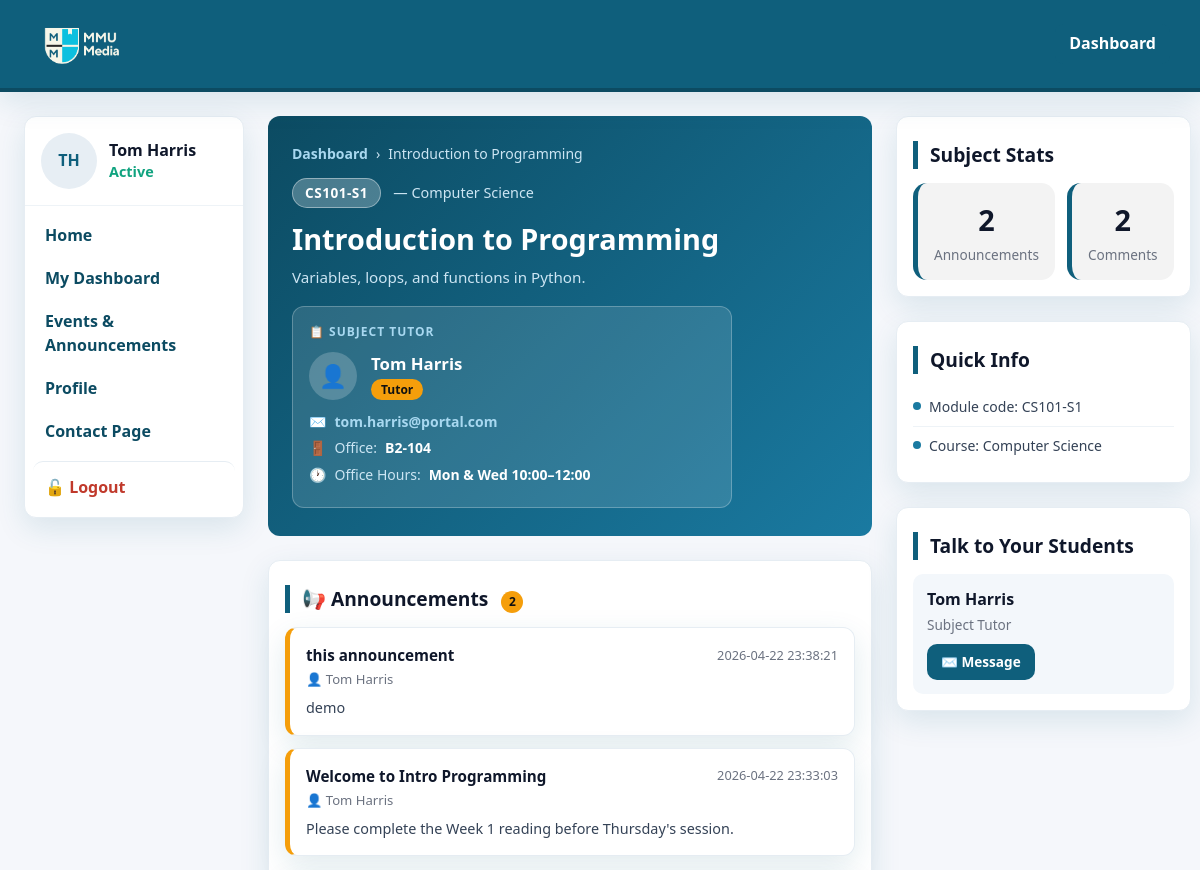
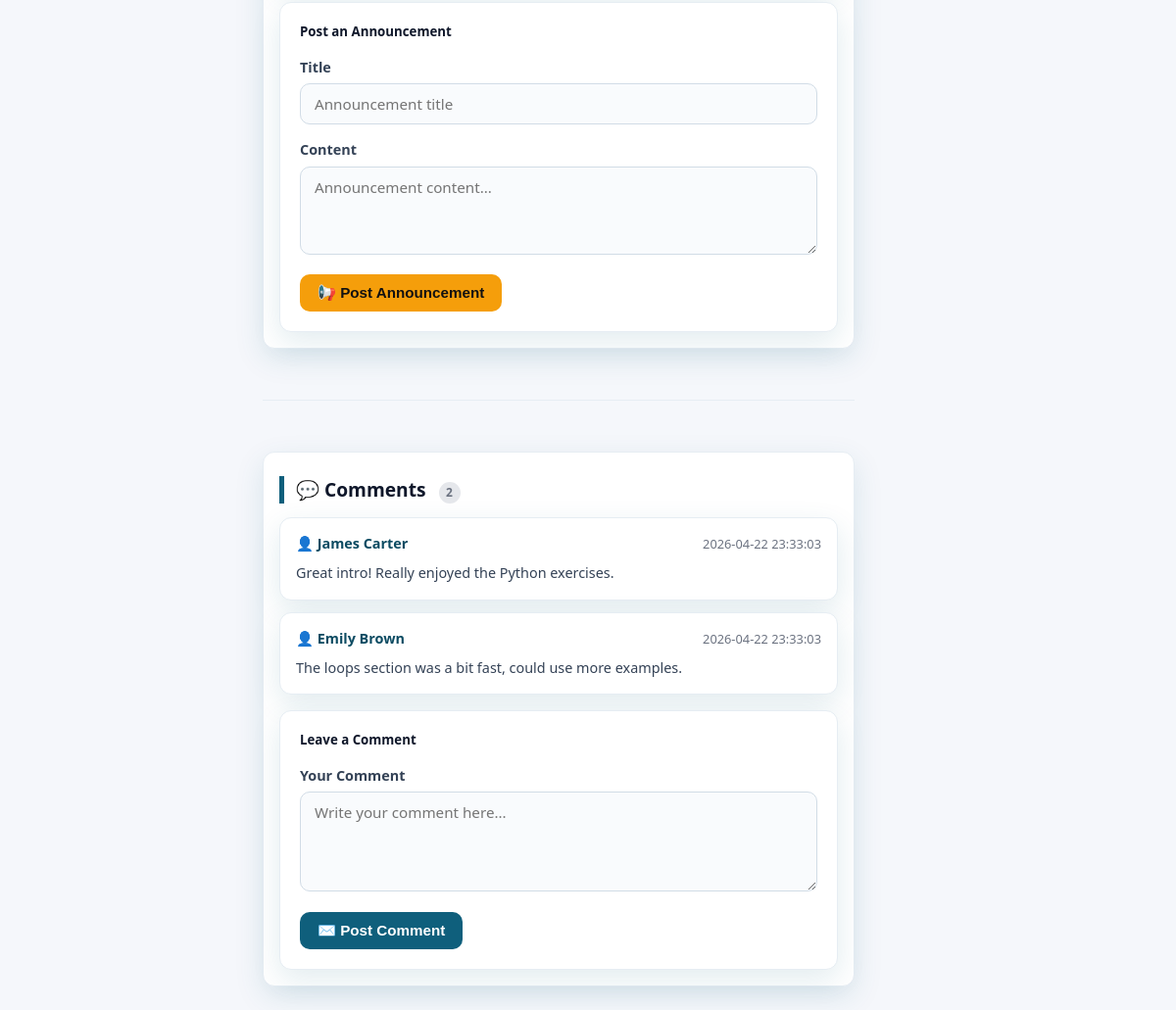
Screenshot of /subject/1 (signed in) with the database file from the repository (2 pictures, top to bottom).
### tables this page shows
CREATE TABLE users (
            id             INTEGER PRIMARY KEY AUTOINCREMENT,
            first_name     TEXT    NOT NULL,
            last_name      TEXT    NOT NULL,
            email          TEXT    UNIQUE NOT NULL,
            password       TEXT    NOT NULL,
            role           TEXT    NOT NULL DEFAULT 'student'
                           CHECK(role IN ('student', 'tutor', 'admin')),
            office_number  TEXT,
            office_hours   TEXT
        );

CREATE TABLE subjects (
            id          INTEGER PRIMARY KEY AUTOINCREMENT,
            name        TEXT    NOT NULL,
            code        TEXT    UNIQUE NOT NULL,
            description TEXT,
            course_id   INTEGER REFERENCES courses(id),
            tutor_id    INTEGER REFERENCES users(id)
        );

CREATE TABLE courses (
            id          INTEGER PRIMARY KEY AUTOINCREMENT,
            name        TEXT    NOT NULL,
            code        TEXT    UNIQUE NOT NULL,
            description TEXT,
            tutor_id    INTEGER REFERENCES users(id)
        );

CREATE TABLE announcements (
            id         INTEGER PRIMARY KEY AUTOINCREMENT,
            subject_id INTEGER NOT NULL REFERENCES subjects(id),
            user_id    INTEGER NOT NULL REFERENCES users(id),
            title      TEXT    NOT NULL,
            content    TEXT    NOT NULL,
            posted_at  TEXT    DEFAULT CURRENT_TIMESTAMP
        );

CREATE TABLE comments (
            id         INTEGER PRIMARY KEY AUTOINCREMENT,
            user_id    INTEGER REFERENCES users(id),
            subject_id INTEGER REFERENCES subjects(id),
            content    TEXT    NOT NULL,
            posted_at  TEXT    DEFAULT CURRENT_TIMESTAMP
        );

### app.py (the view)
@app.route("/subject/<int:subject_id>")
def subject(subject_id):
    if "user_id" not in session:
        return redirect("/login")
    conn = get_db()
    cursor = conn.cursor()
    cursor.execute("""
        SELECT s.id, s.name, s.code, s.description, c.name,
               u.first_name, u.last_name, u.email, u.office_number, u.office_hours
        FROM subjects s
        JOIN courses c ON s.course_id = c.id
        LEFT JOIN users u ON s.tutor_id = u.id
        WHERE s.id = ?
    """, (subject_id,))
    row = cursor.fetchone()
    if not row:
        conn.close()
        return "Subject not found", 404
    subject_data = {
        "id": row[0], "name": row[1], "code": row[2],
        "description": row[3], "course_name": row[4],
        "tutor_name":          f"{row[5]} {row[6]}" if row[5] else "Not assigned",
        "tutor_email":         row[7] or "",
        "tutor_office_number": row[8] or "—",
        "tutor_office_hours":  row[9] or "—",
    }
    cursor.execute("""
        SELECT cm.id, u.first_name, u.last_name, cm.content, cm.posted_at
        FROM comments cm
        JOIN users u ON cm.user_id = u.id
        WHERE cm.subject_id = ?
        ORDER BY cm.posted_at
    """, (subject_id,))
    comments = [
        {"id": r[0], "author": f"{r[1]} {r[2]}", "content": r[3], "posted_at": r[4]}
        for r in cursor.fetchall()
    ]
    cursor.execute("""
        SELECT a.id, u.first_name, u.last_name, a.title, a.content, a.posted_at
        FROM announcements a
        JOIN users u ON a.user_id = u.id
        WHERE a.subject_id = ?
        ORDER BY a.posted_at DESC
    """, (subject_id,))
    announcements = [
        {"id": r[0], "author": f"{r[1]} {r[2]}", "title": r[3], "content": r[4], "posted_at": r[5]}
        for r in cursor.fetchall()
    ]
    conn.close()
    return render_template("subject.html", subject=subject_data, comments=comments, announcements=announcements)

### app.py (called while the page is built)
def get_db():
    conn = sqlite3.connect(DB_PATH, timeout=30, check_same_thread=False)
    conn.execute("PRAGMA journal_mode=WAL")
    conn.execute("PRAGMA busy_timeout=30000")
    return conn

### templates/subject.html (shortened to what this page needs)
<!DOCTYPE html>
<html lang="en">
<head>
  <link rel="stylesheet" href="{{ url_for('static', filename='css/style.css') }}">
  <link rel="stylesheet" href="https://cdn.jsdelivr.net/npm/bootstrap-icons@1.11.3/font/bootstrap-icons.min.css">
</head>
<body>
  <header class="topbar">
    <div class="brand">
      <img src="{{ url_for('static', filename='assets/MMUMediaLogo.png') }}" alt="MMU Media Logo" height="44">
    </div>
    <nav class="nav-buttons">
      <a href="{{ url_for('dashboard') }}">Dashboard</a>
    </nav>
  </header>
  <div class="app">
    <aside class="sidebar" id="sidebar">
      <div class="profile">
        <div class="avatar">{{ session.user_name[0] | upper }}{{ session.user_last_name[0] | upper }}</div>
        <div class="identity">
          <div class="name">{{ session.user_name }} {{ session.user_last_name }}</div>
          <div class="status">Active</div>
        </div>
      </div>
      <nav class="nav">
        <a href="{{ url_for('index') }}">Home</a>
        <a href="{{ url_for('dashboard') }}">My Dashboard</a>
        <a href="{{ url_for('firstPage') }}">Events &amp; Announcements</a>
        <a href="{{ url_for('profile') }}">Profile</a>
        <a href="{{ url_for('contact') }}">Contact Page</a>
        <a href="{{ url_for('logout') }}" class="nav-logout">🔓 Logout</a>
      </nav>
    </aside>
    <main class="main">
      <div class="subject-header">
        <ol class="breadcrumb">
          <li><a href="{{ url_for('dashboard') }}">Dashboard</a></li>
          <li>{{ subject.name }}</li>
        </ol>
        <div>
          <span class="subject-badge">{{ subject.code }}</span>
          <span style="color:#cce5f3; font-size:0.9rem; margin-left:8px;">— {{ subject.course_name }}</span>
        </div>
        <h1>{{ subject.name }}</h1>
        <p>{{ subject.description }}</p>
        <div class="tutor-card">
          <div class="tutor-label">📋 Subject Tutor</div>
          <div class="tutor-identity">
            <div class="tutor-icon">👤</div>
            <div>
              <div class="tutor-name">{{ subject.tutor_name }}</div>
              <span class="tutor-role-badge">Tutor</span>
            </div>
          </div>
          <ul class="tutor-details">
            {% if subject.tutor_email %}
            <li><icon class="icon">✉️</icon> <a href="mailto:{{ subject.tutor_email }}">{{ subject.tutor_email }}</a></li>
            {% endif %}
            <li><icon class="icon">🚪</icon> Office: <strong style="color:white;">{{ subject.tutor_office_number }}</strong></li>
            <li><icon class="icon">🕐</icon> Office Hours: <strong style="color:white;">{{ subject.tutor_office_hours }}</strong></li>
          </ul>
        </div>
      </div>
      <div class="panel">
        <h2 class="section-title">
          📢 Announcements
          <span class="badge-count badge-warning" style="margin-left:8px;">{{ announcements | length }}</span>
        </h2>
        {% for ann in announcements %}
        <div class="ann-card">
          <div class="ann-card-head">
            <h4>{{ ann.title }}</h4>
            <small>{{ ann.posted_at }}</small>
          </div>
          <div class="ann-author">👤 {{ ann.author }}</div>
          <div class="ann-content">{{ ann.content }}</div>
        </div>
        {% else %}
        <p class="empty-state">No announcements yet.</p>
        {% endfor %}
        {% if session.user_role in ('tutor', 'admin') %}
        <div class="form-panel" style="margin-top:16px;">
          <h5>Post an Announcement</h5>
          <form method="POST" action="{{ url_for('post_announcement', subject_id=subject.id) }}">
            <div class="form-group">
              <label for="ann-title">Title</label>
              <input type="text" id="ann-title" name="title" placeholder="Announcement title" required>
            </div>
            <div class="form-group">
              <label for="ann-content">Content</label>
              <textarea id="ann-content" name="content" rows="3" placeholder="Announcement content..." required></textarea>
            </div>
            <button type="submit" class="btn btn-warning">📢 Post Announcement</button>
          </form>
        </div>
        {% endif %}
      </div>
      <hr class="divider">
      <div class="panel">
        <h2 class="section-title">
          💬 Comments
          <span class="badge-count badge-muted" style="margin-left:8px;">{{ comments | length }}</span>
        </h2>
        {% for comment in comments %}
        <div class="comment-card">
          <div class="comment-head">
            <span class="comment-author">👤 {{ comment.author }}</span>
            <span class="comment-date">{{ comment.posted_at }}</span>
          </div>
          <div class="comment-body">{{ comment.content | safe}}</div>
        </div>
        {% else %}
        <p class="empty-state">No comments yet. Be the first!</p>
        {% endfor %}
        <div class="form-panel" style="margin-top:16px;">
          <h5>Leave a Comment</h5>
          <form method="POST" action="{{ url_for('add_comment', subject_id=subject.id) }}">
            <div class="form-group">
              <label for="comment-content">Your Comment</label>
              <textarea id="comment-content" name="content" rows="4" placeholder="Write your comment here..." required></textarea>
            </div>
            <button type="submit" class="btn btn-primary">✉️ Post Comment</button>
          </form>
        </div>
      </div>
    </main>
    <aside class="right">
      <section class="panel">
        <h3 class="section-title">Subject Stats</h3>
        <div class="stat-row">
          <div class="stat-box">
            <div class="num">{{ announcements | length }}</div>
            <div class="lbl">Announcements</div>
          </div>
          <div class="stat-box">
            <div class="num">{{ comments | length }}</div>
            <div class="lbl">Comments</div>
          </div>
        </div>
      </section>
      <section class="panel">
        <h3 class="section-title">Quick Info</h3>
        <ul class="quick-list">
          <li><span class="quick-dot"></span> Module code: {{ subject.code }}</li>
          <li><span class="quick-dot"></span> Course: {{ subject.course_name }}</li>
        </ul>
      </section>
      <section class="panel">
        <h3 class="section-title">{% if session.user_role == 'tutor' %}Talk to Your Students{% else %}Talk to Your Tutor{% endif %}</h3>
        <div style="background:#f3f7fb; border-radius:10px; padding:14px;">
          <strong style="color:var(--ink);">{{ subject.tutor_name }}</strong>
          <p style="color:var(--muted); font-size:0.85rem; margin:4px 0 10px;">Subject Tutor</p>
          <a href="{{ url_for('contact') }}" class="btn btn-primary" style="font-size:0.85rem; padding:8px 14px;">✉️ Message</a>
        </div>
      </section>
    </aside>
  </div>
</body>
</html>

### rows the page displays
users: user_name "Tom", user_last_name "Harris", tutor_email "tom.harris@portal.com", tutor_office_number "B2-104", tutor_office_hours "Mon & Wed 10:00–12:00"
subjects: name "Introduction to Programming", code "CS101-S1", description "Variables, loops, and functions in Python."
courses: course_name "Computer Science"
announcements: title "this announcement", posted_at "2026-04-22 23:38:21", author "Tom Harris", content "demo"
announcements: title "Welcome to Intro Programming", posted_at "2026-04-22 23:33:03", author "Tom Harris", content "Please complete the Week 1 reading before Thursday's session."
comments: author "James Carter", posted_at "2026-04-22 23:33:03", content "Great intro! Really enjoyed the Python exercises."
comments: author "Emily Brown", posted_at "2026-04-22 23:33:03", content "The loops section was a bit fast, could use more examples."

### other values shown
{{ session.user_name[0] | upper }} "T"
{{ session.user_last_name[0] | upper }} "H"
{{ subject.tutor_name }} "Tom Harris"
{{ announcements | length }} "2"
{{ comments | length }} "2"
